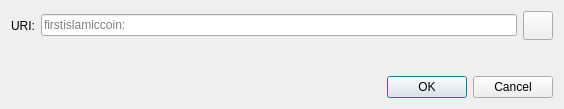
<?xml version="1.0" encoding="UTF-8"?>
<ui version="4.0">
 <class>OpenURIDialog</class>
 <widget class="QDialog" name="OpenURIDialog">
  <property name="geometry">
   <rect>
    <x>0</x>
    <y>0</y>
    <width>564</width>
    <height>109</height>
   </rect>
  </property>
  <property name="windowTitle">
   <string>Open FirstIslamicCoin URI</string>
  </property>
  <layout class="QVBoxLayout" name="verticalLayout">
   <item>
    <layout class="QHBoxLayout" name="horizontalLayout">
     <item>
      <widget class="QLabel" name="label">
       <property name="text">
        <string>URI:</string>
       </property>
      </widget>
     </item>
     <item>
      <widget class="QValidatedLineEdit" name="uriEdit">
       <property name="placeholderText">
        <string>firstislamiccoin:</string>
       </property>
      </widget>
     </item>
     <item>
      <widget class="QToolButton" name="pasteButton">
       <property name="toolTip">
        <string extracomment="Tooltip text for button that allows you to paste an address that is in your clipboard.">Paste address from clipboard</string>
       </property>
       <property name="text">
        <string/>
       </property>
       <property name="icon">
        <iconset resource="../bitcoin.qrc">
         <normaloff>:/icons/editpaste</normaloff>:/icons/editpaste
        </iconset>
       </property>
       <property name="iconSize">
        <size>
         <width>22</width>
         <height>22</height>
        </size>
       </property>
      </widget>
     </item>
    </layout>
   </item>
   <item>
    <spacer name="verticalSpacer">
     <property name="orientation">
      <enum>Qt::Vertical</enum>
     </property>
     <property name="sizeHint" stdset="0">
      <size>
       <width>20</width>
       <height>40</height>
      </size>
     </property>
    </spacer>
   </item>
   <item>
    <widget class="QDialogButtonBox" name="buttonBox">
     <property name="orientation">
      <enum>Qt::Horizontal</enum>
     </property>
     <property name="standardButtons">
      <set>QDialogButtonBox::Cancel|QDialogButtonBox::Ok</set>
     </property>
    </widget>
   </item>
  </layout>
 </widget>
 <customwidgets>
  <customwidget>
   <class>QValidatedLineEdit</class>
   <extends>QLineEdit</extends>
   <header>qt/qvalidatedlineedit.h</header>
  </customwidget>
 </customwidgets>
 <resources/>
 <connections>
  <connection>
   <sender>buttonBox</sender>
   <signal>accepted()</signal>
   <receiver>OpenURIDialog</receiver>
   <slot>accept()</slot>
   <hints>
    <hint type="sourcelabel">
     <x>248</x>
     <y>254</y>
    </hint>
    <hint type="destinationlabel">
     <x>157</x>
     <y>274</y>
    </hint>
   </hints>
  </connection>
  <connection>
   <sender>buttonBox</sender>
   <signal>rejected()</signal>
   <receiver>OpenURIDialog</receiver>
   <slot>reject()</slot>
   <hints>
    <hint type="sourcelabel">
     <x>316</x>
     <y>260</y>
    </hint>
    <hint type="destinationlabel">
     <x>286</x>
     <y>274</y>
    </hint>
   </hints>
  </connection>
 </connections>
</ui>
